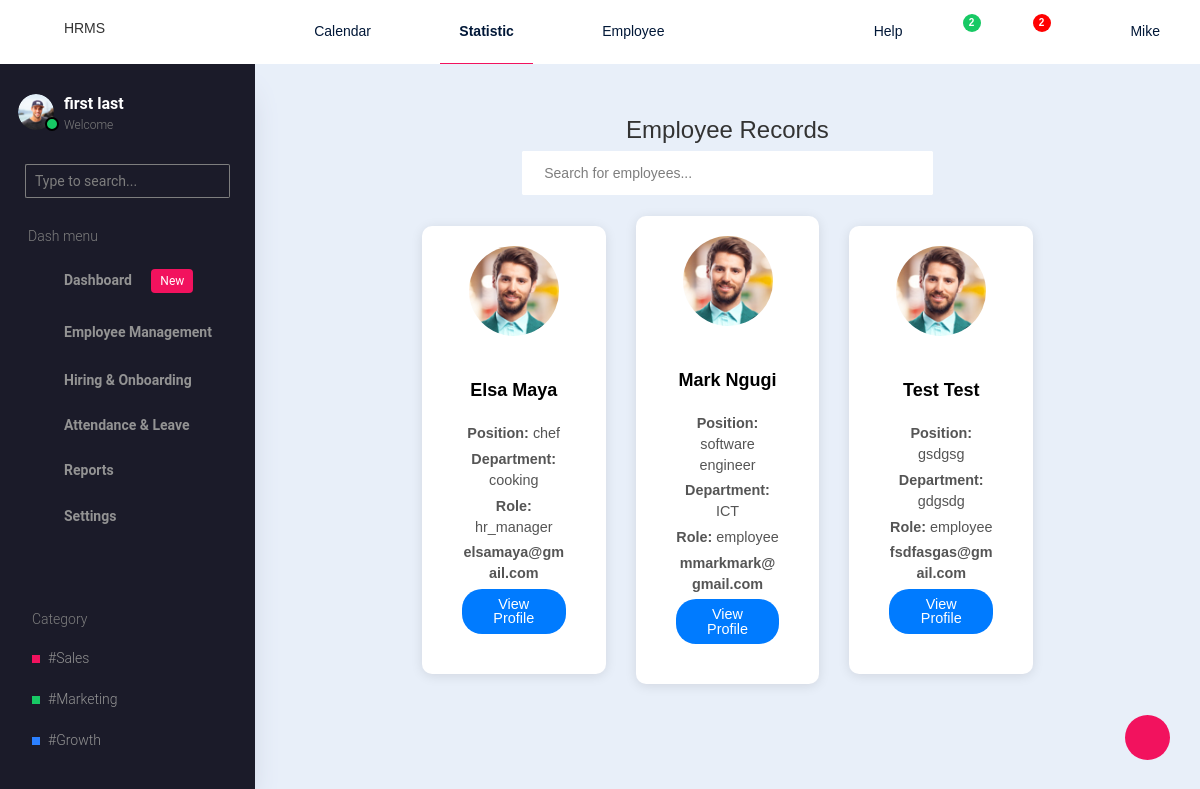
The page /employee-profile/ on the database as committed earlier.
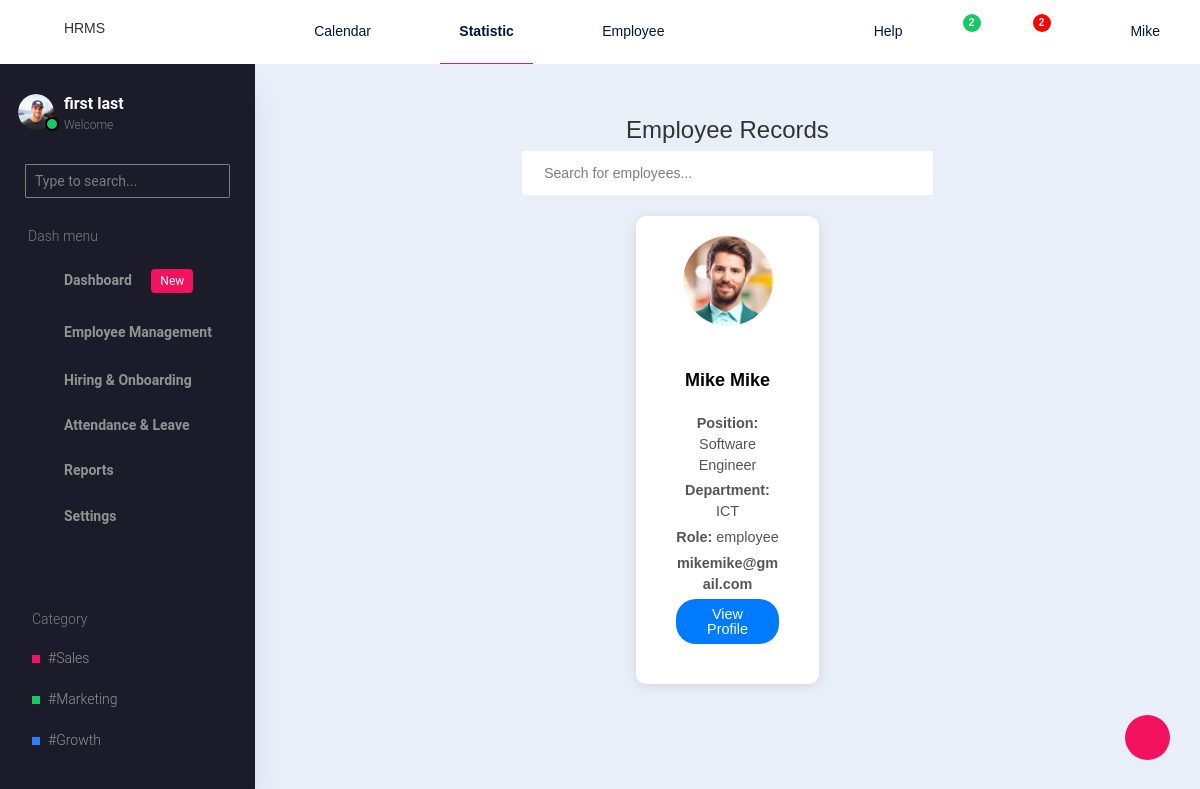
The same page on the database as committed later.
### accounts/models.py (models this page shows)
class CustomUser(AbstractUser):
    ROLE_CHOICES = [
        ('admin', 'Admin'),
        ('hr_manager', 'HR Manager'),
        ('employee', 'Employee'),
    ]
    role = models.CharField(max_length=20, choices=ROLE_CHOICES, default='employee')
    phone = models.CharField(max_length=15, blank=True, null=True)
    position = models.CharField(max_length=100, blank=True, null=True)
    department = models.CharField(max_length=100, blank=True, null=True)
    start_date = models.DateField(blank=True, null=True)

### hrms/views.py (the view)
# urls.py: path('employee-profile/',employee_profile,name = 'employeeprofile'),
def employee_profile(request):
    employees = CustomUser.objects.filter(role__in=['employee','hr_manager'])
    context = {'employees':employees}
    return render(request,'hrms/admin/employee-management/employee_profile.html',context)

### hrms/templates/hrms/admin/employee-management/employee_profile.html (shortened to what this page needs)
{% extends 'hrms/admin/base.html' %}
{% block content %}
<body>
    <div class="container-fluid">
        <div class="container mt-4">
            <h2 class="text-center">Employee Records</h2>
            <div class="search-bar text-center">
                <input type="text" id="searchInput" placeholder="Search for employees..." class="form-control w-50 mx-auto">
            </div>
            <div class="row justify-content-center">
                {% for employee in employees %}
                <div class="col-md-3 col-sm-6 mb-4 d-flex align-items-stretch employee-card">
                    <div class="card text-center">
                        <img src="/static/images/faces/face1.jpg" class="card-img-top" alt="Employee 1">
                        <div class="card-body">
                            <h5 class="card-title">{{ employee.first_name }} {{ employee.last_name }}</h5>
                            <p class="card-text"><b>Position:</b> {{ employee.position }}</p>
                            <p class="card-text"><b>Department:</b> {{ employee.department }}</p>
                            <p class="card-text"><b>Role:</b> {{ employee.role }}</p>
                            <p class="card-text"> <b>{{ employee.email }}</b></p>
                            <a href="#" class="btn btn-primary">View Profile</a>
                        </div>
                    </div>
                </div>
                {% endfor %}
            </div>
        </div>
    </div>
</body>
{% endblock %}

Rows that differ between the two databases and show on the page:
removed CustomUser: first_name "Elsa", last_name "Maya", position "chef", department "cooking", role "hr_manager", email "elsamaya@gmail.com"
removed CustomUser: first_name "Mark", last_name "Ngugi", position "software engineer", department "ICT", role "employee", email "mmarkmark@gmail.com"
removed CustomUser: first_name "Test", last_name "Test", position "gsdgsg", department "gdgsdg", role "employee", email "fsdfasgas@gmail.com"
added CustomUser: first_name "Mike", last_name "Mike", position "Software Engineer", department "ICT", role "employee", email "mikemike@gmail.com"
